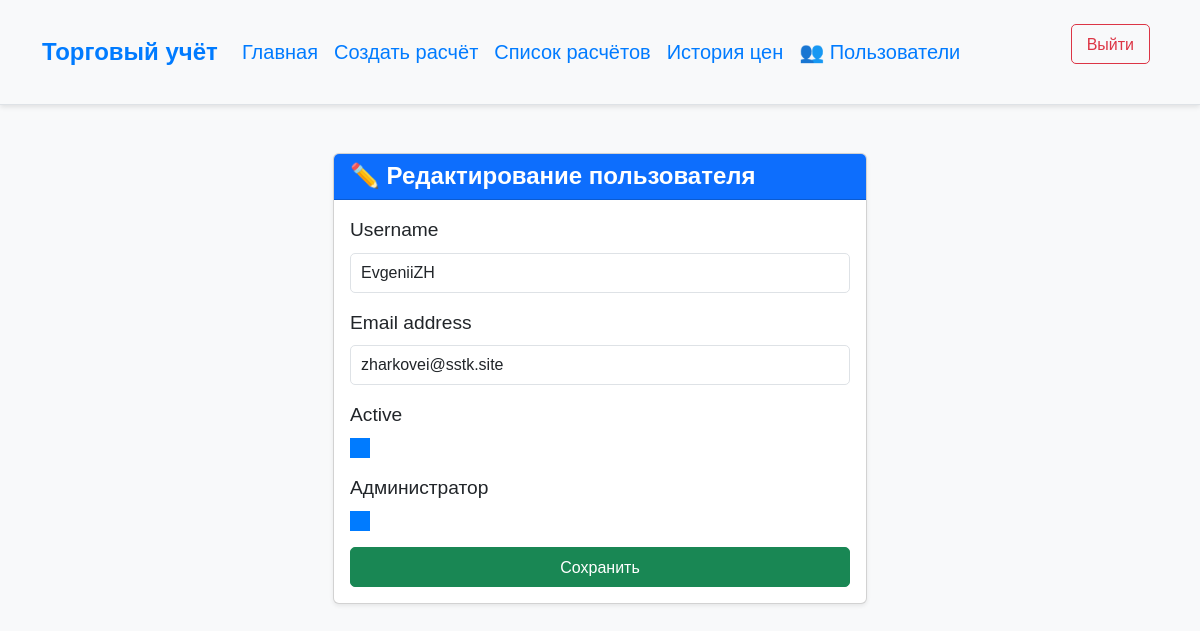
The page /users/edit/2/ (signed in) on the database its author committed.
### trades/models.py (models this page shows, shortened)
class CustomUser(AbstractUser):
    is_admin = models.BooleanField(default=False, verbose_name="Администратор")
    groups = models.ManyToManyField(Group, related_name="customuser_set", blank=True)
    user_permissions = models.ManyToManyField(Permission, related_name="customuser_permissions_set", blank=True)

### trades/views.py (the view)
# urls.py: path('users/edit/<int:user_id>/', edit_user, name='edit_user'),
@login_required
def edit_user(request, user_id):
    user = get_object_or_404(CustomUser, id=user_id)
    if request.method == "POST":
        form = UserEditForm(request.POST, instance=user)
        if form.is_valid():
            form.save()
            messages.success(request, "Пользователь успешно обновлён!")
            return redirect('manage_users')
    else:
        form = UserEditForm(instance=user)
    return render(request, 'trades/edit_user.html', {'form': form, 'user': user})

### trades/templates/trades/edit_user.html (shortened to what this page needs)
{% extends 'base.html' %}
{% block content %}
<div class="container my-5">
    <div class="row justify-content-center">
        <div class="col-md-6">
            <div class="card shadow-sm">
                <div class="card-header bg-primary text-white">
                    <h2 class="mb-0">✏️ Редактирование пользователя</h2>
                </div>
                <div class="card-body">
                    <form method="post" novalidate>
                        {% for field in form %}
                        <div class="mb-3">
                            <label for="{{ field.id_for_label }}" class="form-label">
                                {{ field.label }}
                            </label>
                            {{ field }}
                        </div>
                        {% endfor %}
                        <button type="submit" class="btn btn-success w-100">Сохранить</button>
                    </form>
                </div>
            </div>
        </div>
    </div>
</div>
{% endblock %}

### static/css/styles.css (style rules this page uses)
input[type="checkbox"] { border: 2px solid #343a40; width: 20px; height: 20px; appearance: none; cursor: pointer; }
input[type="checkbox"]:checked { border: 2px solid #007bff; background-color: #007bff; color: white; display: flex; align-items: center; justify-content: center; }
body { font-family: "Arial", sans-serif; background-color: #f8f9fa; color: #333; }
.form-label { font-size: 1.2rem; }
.form-control { font-size: 16px; padding: 10px; border-radius: 5px; }
form input, form select, form button { height: 40px; }
.btn { font-size: 16px; padding: 8px 15px; border-radius: 5px; }
h2 { font-size: 24px; font-weight: bold; margin-bottom: 15px; }

### rows shown on the page
CustomUser: form "EvgeniiZH" "zharkovei@sstk.site" "☑" "☑"

### other values the page prints
{{ field.label }} "Username" "Email address" "Active" "Администратор"
